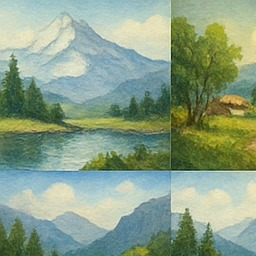
#> input picture training/dataset/images/landscape_001.jpg, 256 x 256 px
$ python -i post_watercolor.py   (imports and definitions only)
#> lines starting #> are read from the running program, lines starting #| are printed output that depends on the picture
#> further down, picture is the input picture: PIL image 256x256 RGB; mean R, G, B 137.6, 159.2, 134.4

import numpy as np
import cv2
from PIL import Image

import numpy as np
from PIL import Image

# [46 lines left out: function add_paper_texture, not called in this run]

def soft_bleed(pil_img, radius=3, edge_dark=0.06):
    """Soft bilateral blur + slight edge darkening to mimic watercolor bleed."""
#> called with radius = 3, edge_dark = 0.06
    img = np.array(pil_img.convert("RGB"))
    blurred = cv2.bilateralFilter(img, d=9, sigmaColor=50, sigmaSpace=radius)
    gray = cv2.cvtColor(img, cv2.COLOR_RGB2GRAY)
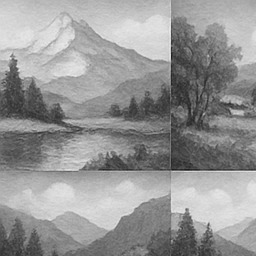
#> gray: shape (256, 256); min 28, max 235, mean 149.9
    edges = cv2.Canny(gray, 60, 140)
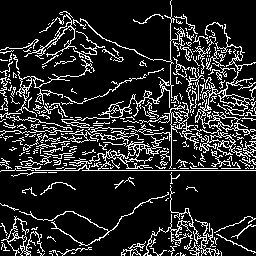
#> edges: shape (256, 256); 15.7% white in thin lines or dots
    edges = cv2.GaussianBlur(edges, (5,5), 0)
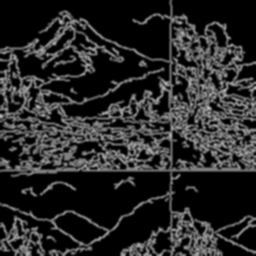
#> edges: shape (256, 256); min 0, max 189, mean 40.2
    mask = (edges.astype(np.float32) / 255.0)[..., None]
    out = blurred.astype(np.float32) - edge_dark * 255 * mask
    out = np.clip(out, 0, 255).astype(np.uint8)
    return Image.fromarray(out)

>>> from PIL import Image
>>> picture = Image.open('../training/dataset/images/landscape_001.jpg')
>>> result = soft_bleed(picture)

$ run again, on training/dataset/images/landscape_002.jpg
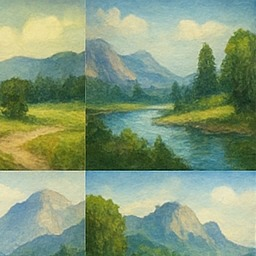
#> input picture training/dataset/images/landscape_002.jpg, 256 x 256 px
#> picture is the input picture: PIL image 256x256 RGB; mean R, G, B 131.4, 153.1, 122
#> in soft_bleed, `edges = cv2.Canny(gray, 60, 140)`:
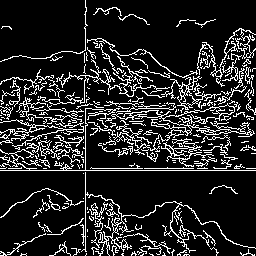
#> edges: shape (256, 256); 15.1% white in thin lines or dots
#> in soft_bleed, `edges = cv2.GaussianBlur(edges, (5,5), 0)`:
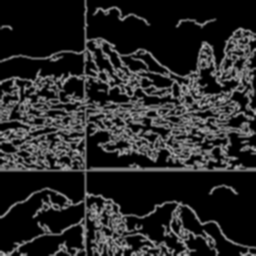
#> edges: shape (256, 256); min 0, max 191, mean 38.5

$ run again, on training/dataset/images/landscape_003.jpg
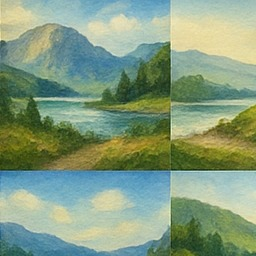
#> input picture training/dataset/images/landscape_003.jpg, 256 x 256 px
#> picture is the input picture: PIL image 256x256 RGB; mean R, G, B 131.7, 155.7, 127.4
#> in soft_bleed, `edges = cv2.Canny(gray, 60, 140)`:
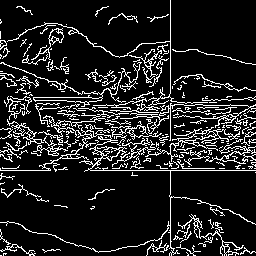
#> edges: shape (256, 256); 13.3% white in thin lines or dots
#> in soft_bleed, `edges = cv2.GaussianBlur(edges, (5,5), 0)`:
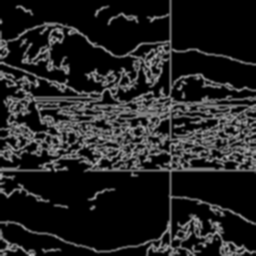
#> edges: shape (256, 256); min 0, max 183, mean 34

$ run again, on training/dataset/images/landscape_004.jpg
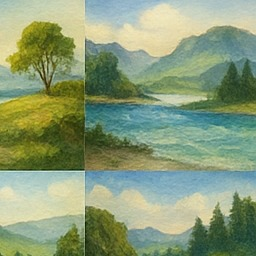
#> input picture training/dataset/images/landscape_004.jpg, 256 x 256 px
#> picture is the input picture: PIL image 256x256 RGB; mean R, G, B 137.2, 155.5, 120.1
#> in soft_bleed, `edges = cv2.Canny(gray, 60, 140)`:
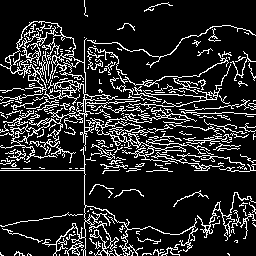
#> edges: shape (256, 256); 15.1% white in thin lines or dots
#> in soft_bleed, `edges = cv2.GaussianBlur(edges, (5,5), 0)`:
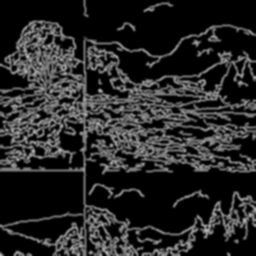
#> edges: shape (256, 256); min 0, max 185, mean 38.8
